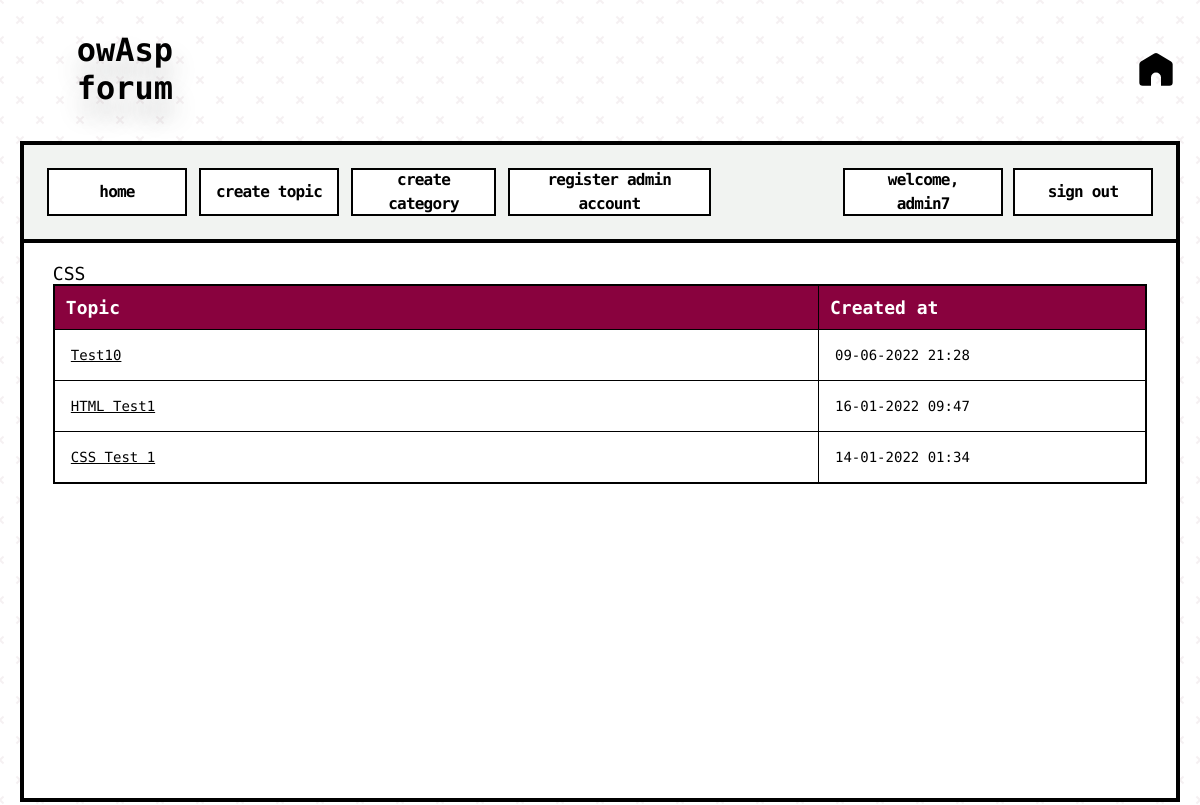
Page /forum/category.php?id=1 (signed in) on the committed database.
### tables this page shows
CREATE TABLE `categories` (
  `cat_id` int(8) NOT NULL,
  `cat_name` varchar(255) NOT NULL,
  `cat_description` varchar(255) NOT NULL
);

CREATE TABLE `topics` (
  `topic_id` int(8) NOT NULL,
  `topic_subject` varchar(255) NOT NULL,
  `topic_date` datetime NOT NULL,
  `topic_cat` int(8) NOT NULL,
  `topic_by` int(8) NOT NULL
);

### forum/category.php (the view, shortened to what this page needs)
<?php
include 'database.php';
include 'header.php';
$sql = "SELECT
			cat_id,
			cat_name,
			cat_description
		FROM
			categories
		WHERE
			cat_id = " . $_GET['id'];
$result = mysqli_query($connect_database, $sql);
if(!$result)
{
	echo '<br><font style="font-size: 14px;">The category could not be displayed, please try again later.</font><br><font style="font-size: 14px;">' .  '</font><br>';
}
else
{
	if(mysqli_num_rows($result) == 0)
	{
		echo '<br><font style="font-size: 14px;">This category does not exist.</font><br><br>';
	}
	else
	{
		while($row = mysqli_fetch_assoc($result))
		{
			echo '<font style="font-size: 18px;">' . $row['cat_name'] . '</font><br>';
		}
		$get_id = $_GET['id'];
		$sql = "SELECT
					topic_id,
					topic_subject,
					topic_date,
					topic_cat
				FROM
					topics
				WHERE
					topic_cat = '$get_id'
				ORDER BY
					topic_date
				DESC";
		$result = mysqli_query($connect_database, $sql);
		if(!$result)
		{
			echo '<br><font style="font-size: 14px;">The topics could not be displayed, please try again later.</font><br><br>';
		}
		else
		{
			if(mysqli_num_rows($result) == 0)
			{
				echo '<br><font style="font-size: 14px;">There are no topics in this category yet.</font><br><br>';
			}
			else
			{
				echo '<table border="1">
					  <tr>
						<th>Topic</th>
						<th>Created at</th>
					  </tr>';
				while($row = mysqli_fetch_assoc($result))
				{
					echo '<tr>';
						echo '<td class="leftpart">';
							echo '<font style="font-size: 14px;"><a href="topic.php?id=' . $row['topic_id'] . '">' . $row['topic_subject'] . '</a><br></font>';
						echo '</td>';
						echo '<td class="rightpart">';
							echo '<font style="font-size: 14px;">' . date('d-m-Y H:i', strtotime($row['topic_date'])) . '</font>';
						echo '</td>';
					echo '</tr>';
				}
				echo '</table>';
			}
		}
	}
}
include 'footer.php';

### forum/style.css (style rules this page uses)
html { font-family: "Open Sans;", sans-serif; }
body { text-align: center; }
table { border-collapse: collapse; width: 100%; border: 2px solid #000; }
table a { color: #000; }
th { background-color: #89023e; color: #ffffff; font-family: "Source Code Pro"; padding-top: 11px; padding-left: 11px; padding-bottom: 11px; font-size: 18px; }
td { padding: 16px; }
font { font-family: "Source Code Pro", monospace; font-weight: 500; font-size: 20px; }
.leftpart { width: 70%; }
.rightpart { width: 30%; }

### rows in the picture
categories: cat_name "CSS"
topics: topic_subject "Test10", topic_date "09-06-2022 21:28"
topics: topic_subject "HTML Test1", topic_date "16-01-2022 09:47"
topics: topic_subject "CSS Test 1", topic_date "14-01-2022 01:34"

### other values in the picture
$_SESSION['user_name'] "admin7"
